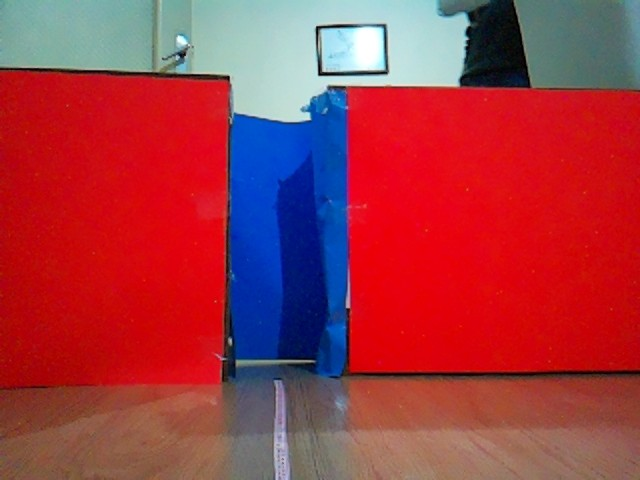
#> input picture Parking-Lot-Detection/static color based/renk0_100cm.jpg, 640 x 480 px
$ python static_colorbased_v1.py
#> lines starting #> are read from the running program, lines starting #| are printed output that depends on the picture; after the words box and inside, x2 and y2 are one past the last pixel; in counts of white or black regions, pixels touching at a corner belong together
#bu kodda statik bir şekilde color based detection yaptık. referans
#görüntüsü veriyoruz ona göre target fotodaki distance bulunuyor
#sonraki versiyonlarda açı bilgisi de işlenecek. şu andaki performans şu
#şekilde : 100cm -> 100, 150 -> 148, 200 -> 198, 250 -> 248, 300->307

import cv2 as cv
import numpy as np

# Constants for a reference object
KNOWN_DISTANCE = 100.0  # Distance from camera to object in centimeters  in the reference image
KNOWN_WIDTH = 17.0     # Actual width of the object in centimeters
KNOWN_HEIGHT = 50.0    # Actual height of the object in centimeters

# Functions for focal length, distance, and angle estimation
def calculate_focal_length(ref_image_path, known_width, known_distance):
    # Load reference image
#> called with ref_image_path = 'renk0_100cm.jpg', known_width = 17, known_distance = 100
    ref_image = cv.imread(ref_image_path)
#> ref_image is the input picture: shape (480, 640, 3); mean B, G, R 69.1, 57.8, 159.2
    if ref_image is None:
        raise ValueError("Reference image not found or unable to open.")

    # Process reference image to find object width in pixels
    ref_width_in_pixels, _, _ = find_object_dimensions_in_pixels(ref_image)
    if ref_width_in_pixels is None:
        raise ValueError("Object not found in reference image.")

    # Calculate focal length
    return (ref_width_in_pixels * known_distance) / known_width

def find_object_dimensions_in_pixels(image):
    # Define HSV color range for blue
    low_H, low_S, low_V = 100, 150, 0
    high_H, high_S, high_V = 140, 255, 255

    # Process image to find object
    hsv = cv.cvtColor(image, cv.COLOR_BGR2HSV)
#> hsv: shape (480, 640, 3); mean H, S, V 101.6, 185.2, 181
    mask = cv.inRange(hsv, np.array([low_H, low_S, low_V]),  np.array([high_H, high_S, high_V]))
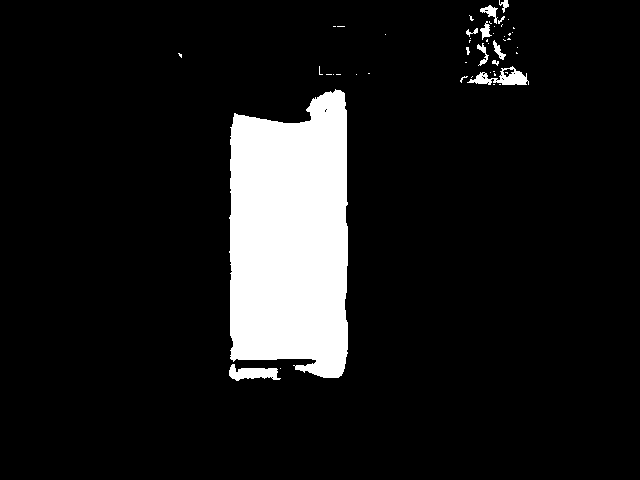
#> mask: shape (480, 640); 10.2% white; 50 white regions (38 under 20 px), largest, box (x1, y1, x2, y2) and area: (229, 89, 348, 378) 29570, (467, 66, 529, 85) 532, (229, 364, 281, 381) 517
    mask = cv.erode(mask, None, iterations=2)
#> mask: shape (480, 640); 9.1% white; 8 white regions (5 under 20 px), largest, box (x1, y1, x2, y2) and area: (232, 92, 346, 376) 27689, (231, 369, 275, 378) 219, (504, 73, 525, 83) 110
    mask = cv.dilate(mask, None, iterations=2)
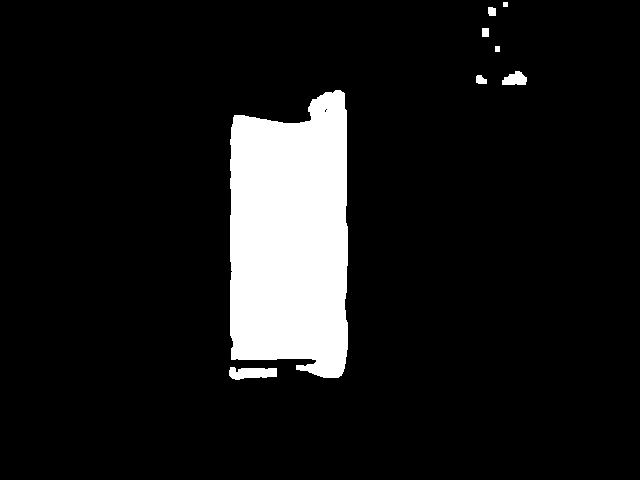
#> mask: shape (480, 640); 9.9% white; 8 white regions

    cnts, _ = cv.findContours(mask, cv.RETR_EXTERNAL, cv.CHAIN_APPROX_SIMPLE)
#> cnts = 8 contours, 1 with area under 20; largest, box (x1, y1, x2, y2) and area: (230, 90, 348, 378) 29113, (229, 367, 277, 380) 413, (502, 71, 527, 85) 221, (476, 75, 487, 84) 62, (488, 7, 496, 16) 52, (482, 28, 489, 37) 48, (495, 46, 500, 52) 20
    if cnts:
        c = max(cnts, key=cv.contourArea)
#> c = contour of 152 points, box (x1, y1, x2, y2) (230, 90, 348, 378), area 29113
        rect = cv.minAreaRect(c)
#> rect = ((288.5, 233.5), (287, 117), -90)
        box = cv.boxPoints(rect)
#> box = [[347, 377], [230, 377], [230, 90], [347, 90]]
        box = np.int0(box)
#> box = [[346, 376], [229, 376], [229, 90], [346, 90]]
        width = np.linalg.norm(box[0] - box[1])
#> width = 117
        height = np.linalg.norm(box[1] - box[2])
#> height = 286
        return width, height, box
    return None, None, None

def distance_finder(focal_length, real_object_width, object_width_in_frame):
    return (real_object_width * focal_length) / object_width_in_frame

def getAngle(fittedWidth, fittedHeight, knownWidth, knownHeight):
    ratio = knownWidth / knownHeight
    w2 = fittedHeight * ratio
    angle = (1 - (fittedWidth / w2)) * 90 if w2 > fittedWidth else 0
    return angle

# Main script
# Load or capture the reference image
reference_image_path = 'renk0_100cm.jpg'  # Replace with  your reference image path

# Calculate focal length using the reference image
focal_length_value = calculate_focal_length(reference_image_path,  KNOWN_WIDTH, KNOWN_DISTANCE)
#> in calculate_focal_length, `ref_width_in_pixels, _, _ = find_object_dimensions_in_pixels(ref_image)`: ref_width_in_pixels = 117
#> focal_length_value = 688.2

# Process the target image
target_image_path = 'renk0_250cm.jpg'  # Replace with your  target image path
target_image = cv.imread(target_image_path)
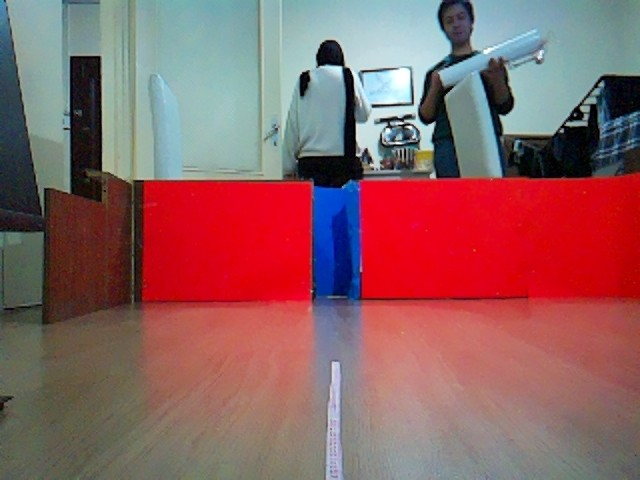
#> input picture Parking-Lot-Detection/static color based/renk0_250cm.jpg, 640 x 480 px
#> target_image is the input picture: shape (480, 640, 3); mean B, G, R 99.5, 97.4, 141.4
if target_image is None:
    print("Error: Target image not found or unable to open.")
    exit()

# Find object dimensions in pixels in the target image
object_width_in_pixels, object_height_in_pixels, box =  find_object_dimensions_in_pixels(target_image)
#> in find_object_dimensions_in_pixels (call 2), `hsv = cv.cvtColor(image, cv.COLOR_BGR2HSV)`: hsv: shape (480, 640, 3); mean H, S, V 77.7, 110.5, 156.2
#> in find_object_dimensions_in_pixels (call 2), `mask = cv.inRange(hsv, np.array([low_H, low_S, low_V]),  np.array([hig..`:
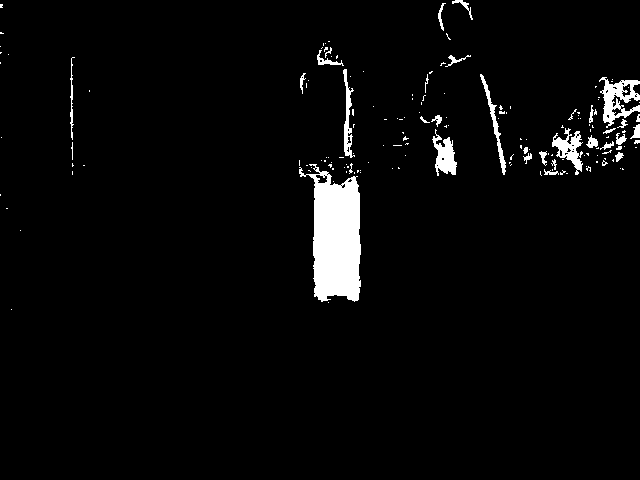
#> mask: shape (480, 640); 3.4% white; 164 white regions (131 under 20 px), largest, box (x1, y1, x2, y2) and area: (299, 164, 361, 302) 5515, (599, 77, 640, 128) 961, (552, 128, 583, 175) 621
#> in find_object_dimensions_in_pixels (call 2), `mask = cv.erode(mask, None, iterations=2)`:
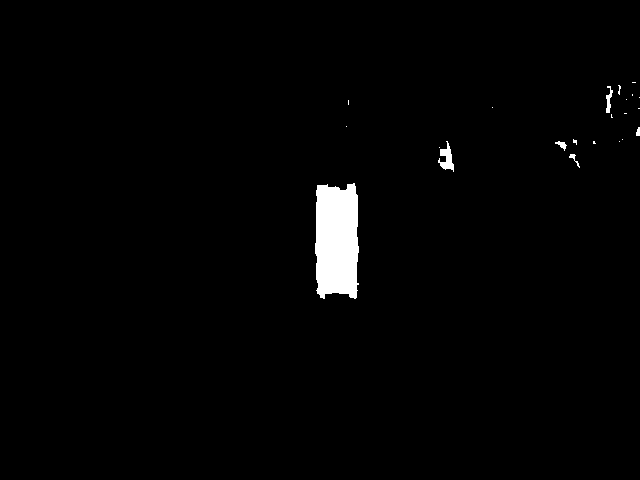
#> mask: shape (480, 640); 1.6% white; 22 white regions (16 under 20 px), largest, box (x1, y1, x2, y2) and area: (315, 183, 359, 299) 4505, (438, 141, 454, 172) 236, (606, 86, 613, 113) 96, (555, 141, 567, 151) 53, (569, 154, 580, 168) 41, (636, 127, 640, 136) 29
#> in find_object_dimensions_in_pixels (call 2), `mask = cv.dilate(mask, None, iterations=2)`:
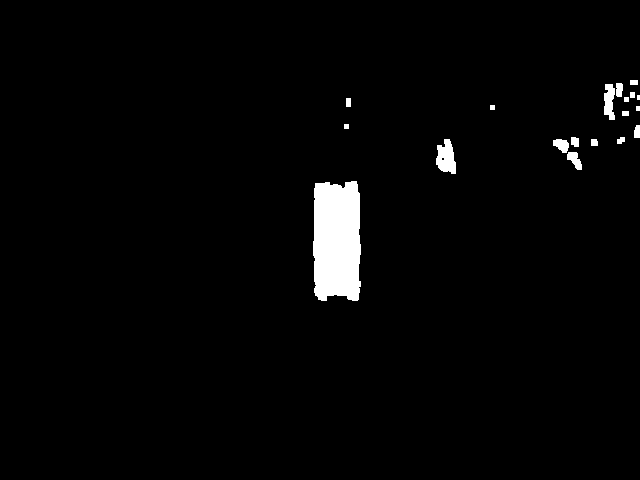
#> mask: shape (480, 640); 2.3% white; 19 white regions (1 under 20 px)
#> in find_object_dimensions_in_pixels (call 2), `cnts, _ = cv.findContours(mask, cv.RETR_EXTERNAL, cv.CHAIN_APPROX_SIMP..`: cnts = 19 contours, 5 with area under 20; largest, box (x1, y1, x2, y2) and area: (313, 181, 361, 301) 5078, (436, 139, 456, 174) 448, (604, 84, 615, 120) 257, (567, 152, 582, 170) 134, (553, 139, 569, 153) 134
#> in find_object_dimensions_in_pixels (call 2), `c = max(cnts, key=cv.contourArea)`: c = contour of 87 points, box (x1, y1, x2, y2) (313, 181, 361, 301), area 5078
#> in find_object_dimensions_in_pixels (call 2), `rect = cv.minAreaRect(c)`: rect = ((336.5, 240.5), (119, 47), -90)
#> in find_object_dimensions_in_pixels (call 2), `box = cv.boxPoints(rect)`: box = [[360, 300], [313, 300], [313, 181], [360, 181]]
#> in find_object_dimensions_in_pixels (call 2), `width = np.linalg.norm(box[0] - box[1])`: width = 47
#> in find_object_dimensions_in_pixels (call 2), `height = np.linalg.norm(box[1] - box[2])`: height = 119
#> object_width_in_pixels = 47; object_height_in_pixels = 119; box = [[360, 300], [313, 300], [313, 181], [360, 181]]
if object_width_in_pixels is not None and object_height_in_pixels is not None:
    # Estimate distance
    Distance = distance_finder(focal_length_value, KNOWN_WIDTH,  object_width_in_pixels)
#> Distance = 248.9
    Angle = getAngle(object_width_in_pixels, object_height_in_pixels,  KNOWN_WIDTH, KNOWN_HEIGHT)
#> in getAngle, `w2 = fittedHeight * ratio`: w2 = 40.46
#> in getAngle, `angle = (1 - (fittedWidth / w2)) * 90 if w2 > fittedWidth else 0`: angle = 0
#> Angle = 0
    cv.putText(target_image, f"Distance: {round(Distance, 2)} CM,  Angle: {round(Angle, 2)} degrees", (50, 50), cv.FONT_HERSHEY_SIMPLEX,  1, (255, 255, 255), 2)
    cv.drawContours(target_image, [box], 0, (0, 255, 0), 2)
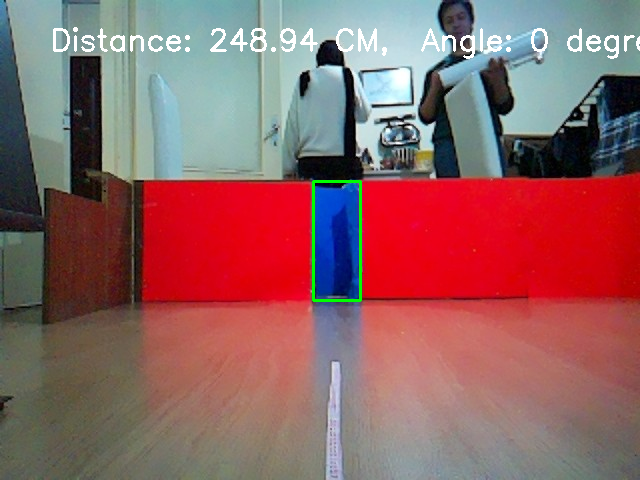
#> target_image: shape (480, 640, 3); mean B, G, R 100.2, 99.1, 142.6

cv.imshow("Processed Target Image", target_image)
cv.waitKey(0)
cv.destroyAllWindows()
